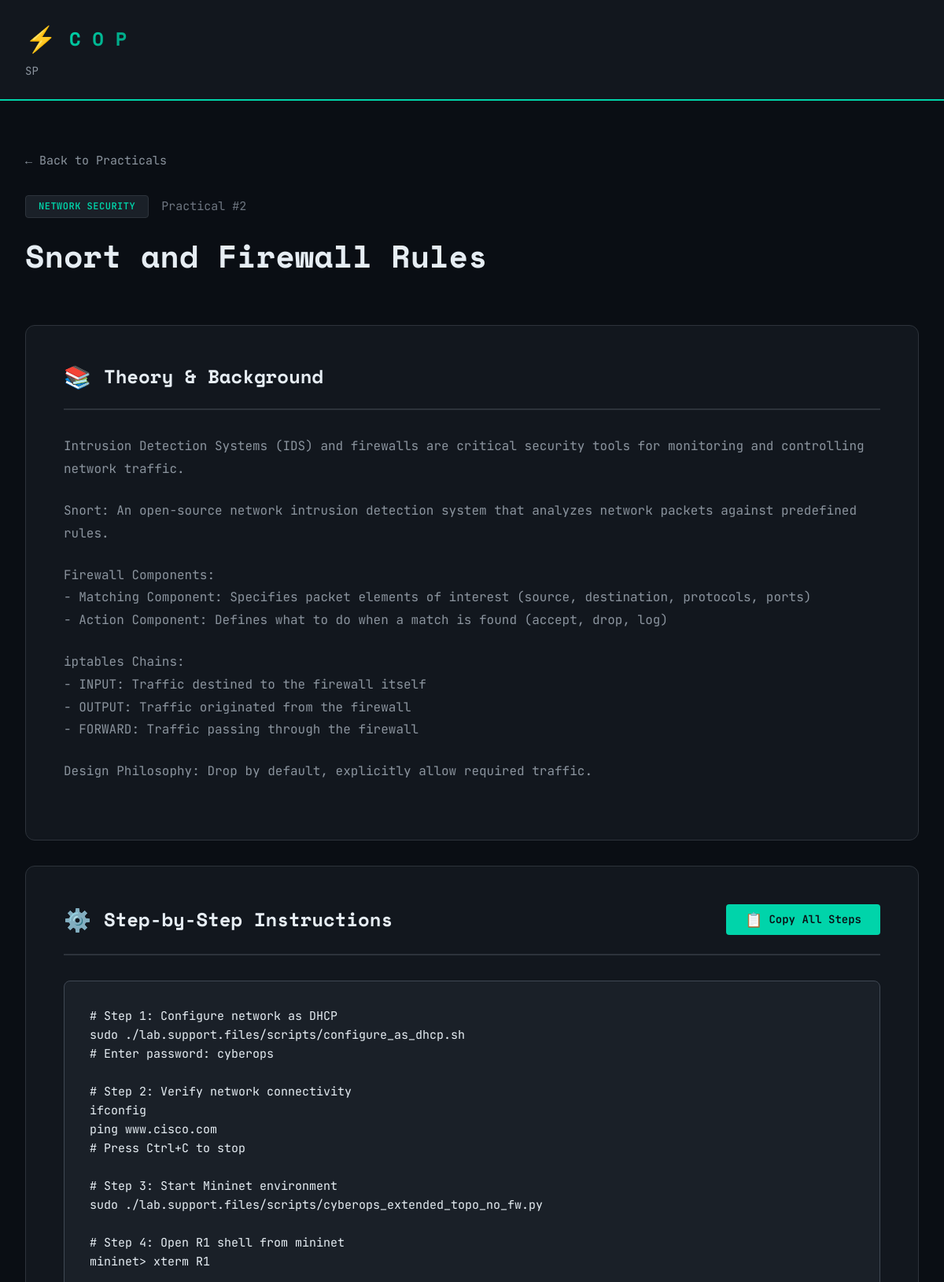
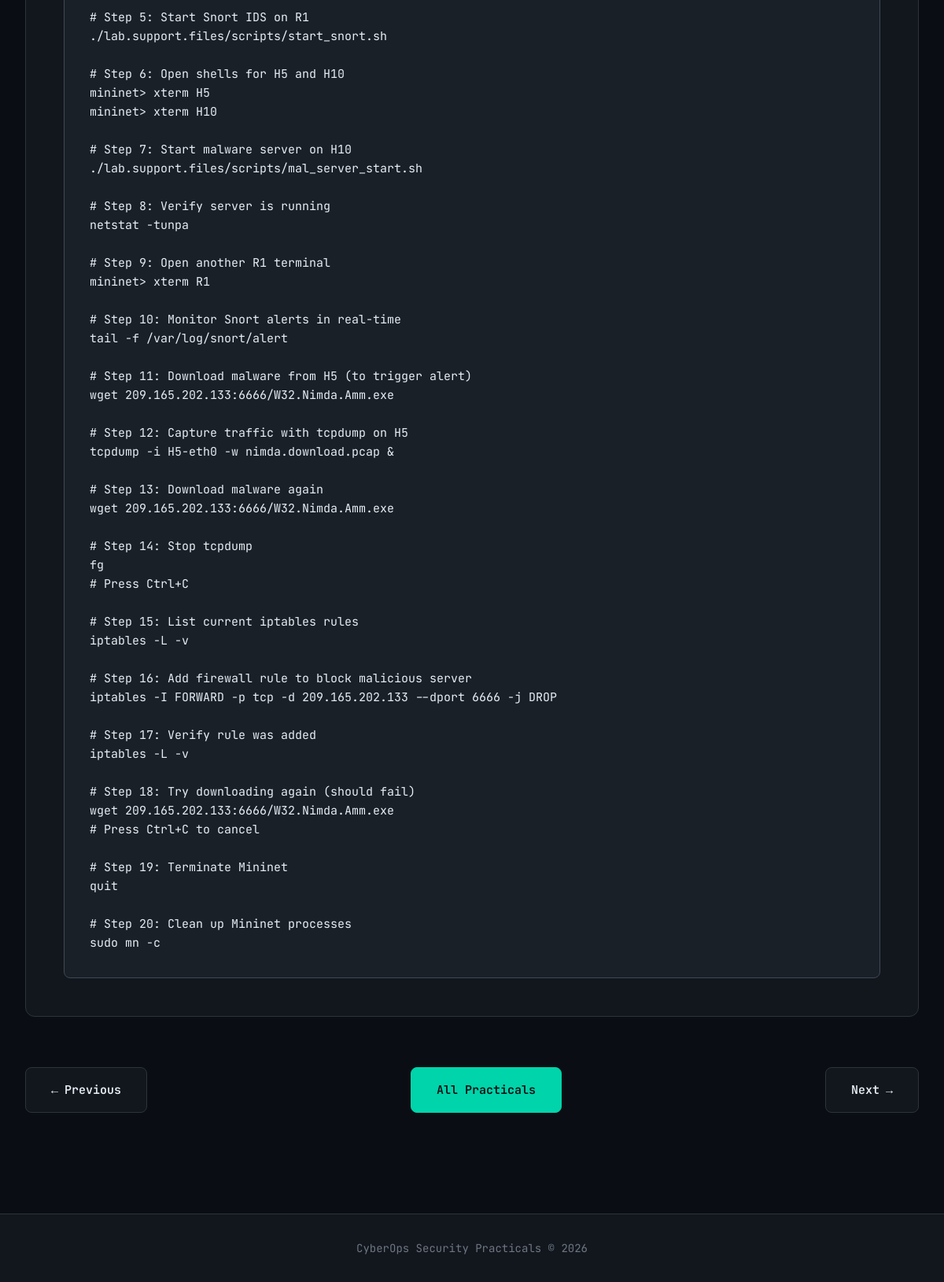
/practical/2, run on the app's committed database (2 pictures, top to bottom).
### tables this page shows
CREATE TABLE practicals (
            id INTEGER PRIMARY KEY AUTOINCREMENT,
            title TEXT NOT NULL,
            category TEXT NOT NULL,
            theory TEXT NOT NULL,
            steps TEXT NOT NULL
        );

### app.py (the view)
@app.route('/practical/<int:practical_id>')
def practical(practical_id):
    conn = get_db()
    cursor = conn.cursor()
    cursor.execute('SELECT * FROM practicals WHERE id = ?', (practical_id,))
    practical = cursor.fetchone()
    conn.close()
    if practical is None:
        return "Practical not found", 404
    return render_template('practical.html', practical=practical)

### app.py (called while the page is built)
def get_db():
    conn = sqlite3.connect(DATABASE)
    conn.row_factory = sqlite3.Row
    return conn

### templates/practical.html (shortened to what this page needs)
{% extends "base.html" %}
{% block content %}
<div class="container">
    <div class="breadcrumb">
        <a href="/">← Back to Practicals</a>
    </div>
    <div class="practical-header">
        <div class="header-meta">
            <span class="category-badge">{{ practical['category'] }}</span>
            <span class="practical-id">Practical #{{ practical['id'] }}</span>
        </div>
        <h1 class="practical-title">{{ practical['title'] }}</h1>
    </div>
    <div class="practical-content">
        <section class="content-section">
            <div class="section-header">
                <h2 class="section-title">
                    <span class="section-icon">📚</span>
                    Theory & Background
                </h2>
            </div>
            <div class="section-body theory-content">
                {{ practical['theory']|replace('\n\n', '</p><p>')|replace('\n', '<br>')|safe }}
            </div>
        </section>
        <section class="content-section">
            <div class="section-header">
                <h2 class="section-title">
                    <span class="section-icon">⚙️</span>
                    Step-by-Step Instructions
                </h2>
                <button class="copy-btn" onclick="copySteps()">
                    <span class="copy-icon">📋</span>
                    <span class="copy-text">Copy All Steps</span>
                </button>
            </div>
            <div class="section-body">
                <pre class="steps-content" id="steps-content">{{ practical['steps'] }}</pre>
            </div>
        </section>
    </div>
    <div class="practical-navigation">
        {% if practical['id'] > 1 %}
        <a href="/practical/{{ practical['id'] - 1 }}" class="nav-btn nav-prev">
            <span class="nav-arrow">←</span>
            <span class="nav-label">Previous</span>
        </a>
        {% else %}
        <div class="nav-spacer"></div>
        {% endif %}
        <a href="/" class="nav-btn nav-home">
            <span class="nav-label">All Practicals</span>
        </a>
        {% if practical['id'] < 9 %}
        <a href="/practical/{{ practical['id'] + 1 }}" class="nav-btn nav-next">
            <span class="nav-label">Next</span>
            <span class="nav-arrow">→</span>
        </a>
        {% else %}
        <div class="nav-spacer"></div>
        {% endif %}
    </div>
</div>
{% endblock %}

### static/css/style.css (style rules this page uses)
* { margin: 0; padding: 0; box-sizing: border-box; }
:root { --bg-primary: #0a0e14; --bg-secondary: #12171e; --bg-tertiary: #1a2028; --bg-elevated: #1e2530; --text-primary: #e6edf3; --text-secondary: #8b949e; --text-muted: #6e7681; --accent-primary: #00d4aa; --accent-secondary: #00b894; --accent-tertiary: #00a080; --border-color: #2d333b; --border-bright: #404854; --success: #3fb950; --warning: #d29922; --error: #f85149; --cat-crypto: #ff6b6b; --cat-network: #4ecdc4; --cat-forensics: #95e1d3; --cat-analysis: #f38181; --cat-log: #ffd93d; --cat-siem: #6bcf7f; --cat-analytics: #a29bfe; --cat-processing: #fd79a8; --font-mono: 'JetBrains Mono', 'Courier New', monospace; --font-display: 'Space Mono', monospace; --spacing-xs: 0.25rem; --spacing-sm: 0.5rem; --spacing-md: 1rem; --spacing-lg: 1.5rem; --spacing-xl: 2rem; --spacing-2xl: 3rem; --spacing-3xl: 4rem; --radius-sm: 4px; --radius-md: 8px; --radius-lg: 12px; --transition-fast: 0.15s ease; --transition-base: 0.3s ease; --transition-slow: 0.5s ease; }
body { font-family: var(--font-mono); background: var(--bg-primary); color: var(--text-primary); line-height: 1.6; font-size: 15px; min-height: 100vh; display: flex; flex-direction: column; }
h1, h2, h3, h4, h5, h6 { font-family: var(--font-display); font-weight: 700; line-height: 1.2; margin-bottom: var(--spacing-md); }
a { color: var(--accent-primary); text-decoration: none; transition: color var(--transition-fast); }
.container { max-width: 1400px; margin: 0 auto; padding: 0 var(--spacing-xl); }
.category-badge { background: var(--bg-tertiary); color: var(--accent-primary); padding: var(--spacing-xs) var(--spacing-md); border-radius: var(--radius-sm); font-size: 0.75rem; font-weight: 600; text-transform: uppercase; letter-spacing: 0.5px; border: 1px solid var(--border-color); }
.breadcrumb { margin-bottom: var(--spacing-xl); }
.breadcrumb a { color: var(--text-secondary); font-size: 0.9375rem; display: inline-flex; align-items: center; gap: var(--spacing-sm); transition: color var(--transition-fast); }
.practical-header { margin-bottom: var(--spacing-3xl); }
.header-meta { display: flex; align-items: center; gap: var(--spacing-md); margin-bottom: var(--spacing-lg); }
.practical-id { color: var(--text-muted); font-size: 0.9375rem; }
.practical-title { font-size: 2.5rem; color: var(--text-primary); }
.content-section { background: var(--bg-secondary); border: 1px solid var(--border-color); border-radius: var(--radius-lg); padding: var(--spacing-2xl); margin-bottom: var(--spacing-xl); }
.section-header { display: flex; justify-content: space-between; align-items: center; margin-bottom: var(--spacing-xl); padding-bottom: var(--spacing-lg); border-bottom: 2px solid var(--border-color); }
.section-title { display: flex; align-items: center; gap: var(--spacing-md); font-size: 1.5rem; color: var(--text-primary); margin: 0; }
.section-icon { font-size: 1.75rem; }
.section-body { position: relative; }
.theory-content { color: var(--text-secondary); line-height: 1.8; font-size: 1rem; }
.theory-content p { margin-bottom: var(--spacing-lg); }
.steps-content { background: var(--bg-tertiary); border: 1px solid var(--border-bright); border-radius: var(--radius-md); padding: var(--spacing-xl); overflow-x: auto; font-family: var(--font-mono); font-size: 0.9375rem; line-height: 1.6; color: var(--text-primary); white-space: pre-wrap; word-wrap: break-word; }
.copy-btn { display: inline-flex; align-items: center; gap: var(--spacing-sm); padding: var(--spacing-sm) var(--spacing-lg); background: var(--accent-primary); color: var(--bg-primary); border: none; border-radius: var(--radius-sm); font-family: var(--font-mono); font-size: 0.875rem; font-weight: 600; cursor: pointer; transition: all var(--transition-fast); }
.copy-icon { font-size: 1.125rem; }
.practical-navigation { display: flex; justify-content: space-between; gap: var(--spacing-lg); margin-top: var(--spacing-3xl); }
.nav-btn { display: inline-flex; align-items: center; gap: var(--spacing-sm); padding: var(--spacing-md) var(--spacing-xl); background: var(--bg-secondary); border: 1px solid var(--border-color); border-radius: var(--radius-md); color: var(--text-primary); font-weight: 600; transition: all var(--transition-fast); }
.nav-arrow { transition: transform var(--transition-fast); }
.nav-home { background: var(--accent-primary); color: var(--bg-primary); border-color: var(--accent-primary); }

### data on the page
practicals: category "NETWORK SECURITY", id "2", title "Snort and Firewall Rules", theory "Intrusion Detection Systems (IDS) and firewalls are critical security tools for monitoring and controlling network traffic. Snort: An open-source network intrusion detection system that analyzes network packets against predefined rules. Firewall Components: - Matching Component: Specifies packet elements of interest (source, destination, protocols, ports) - Action Component: Defines what to do when a match is found (accept, drop, log) iptables Chains: - INPUT: Traffic destined to the firewall itself - OUTPUT: Traffic originated from the firewall - FORWARD: Traffic passing through the firewall Design Philosophy: Drop by default, explicitly allow required traffic.", steps "# Step 1: Configure network as DHCP sudo ./lab.support.files/scripts/configure_as_dhcp.sh # Enter password: cyberops # Step 2: Verify network connectivity ifconfig ping www.cisco.com # Press Ctrl+C to stop # Step 3: Start Mininet environment sudo ./lab.support.files/scripts/cyberops_extended_topo_no_fw.py # Step 4: Open R1 shell from mininet mininet> xterm R1 # Step 5: Start Snort IDS on R1 ./lab.support.files/scripts/start_snort.sh # Step 6: Open shells for H5 and H10 mininet> xterm H5 mininet> xterm H10 # Step 7: Start malware server on H10 ./lab.support.files/scripts/mal_server_start.sh # Step 8: Verify server is running netstat -tunpa # Step 9: Open another R1 terminal mininet> xterm R1…"
